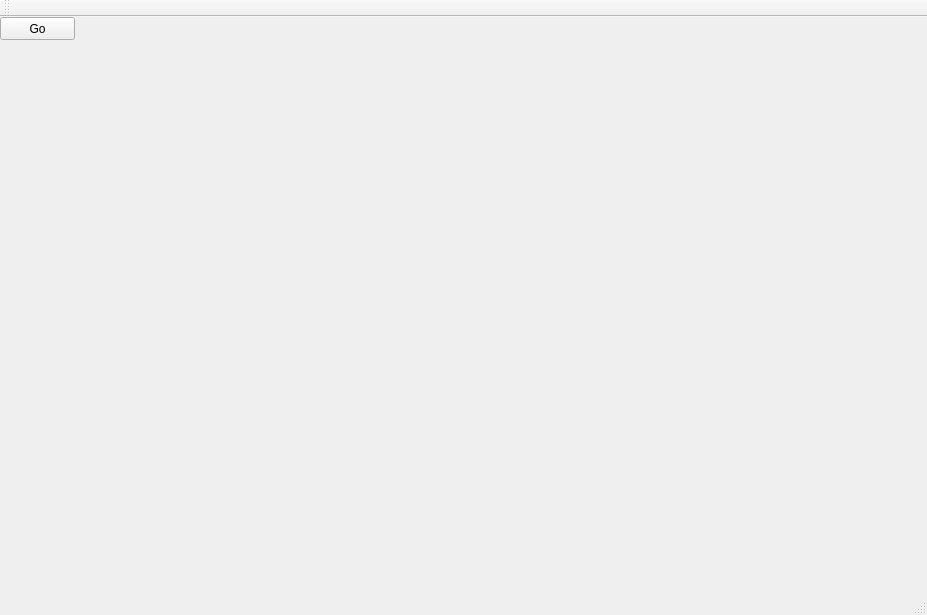
<?xml version="1.0" encoding="UTF-8"?>
<ui version="4.0">
 <class>MainWindow</class>
 <widget class="QMainWindow" name="MainWindow">
  <property name="geometry">
   <rect>
    <x>0</x>
    <y>0</y>
    <width>927</width>
    <height>615</height>
   </rect>
  </property>
  <property name="windowTitle">
   <string>MainWindow</string>
  </property>
  <widget class="QWidget" name="centralWidget">
   <widget class="QPushButton" name="pushButton">
    <property name="geometry">
     <rect>
      <x>0</x>
      <y>0</y>
      <width>75</width>
      <height>23</height>
     </rect>
    </property>
    <property name="text">
     <string>Go</string>
    </property>
   </widget>
  </widget>
  <widget class="QMenuBar" name="menuBar">
   <property name="geometry">
    <rect>
     <x>0</x>
     <y>0</y>
     <width>927</width>
     <height>21</height>
    </rect>
   </property>
  </widget>
  <widget class="QToolBar" name="mainToolBar">
   <attribute name="toolBarArea">
    <enum>TopToolBarArea</enum>
   </attribute>
   <attribute name="toolBarBreak">
    <bool>false</bool>
   </attribute>
  </widget>
  <widget class="QStatusBar" name="statusBar"/>
 </widget>
 <layoutdefault spacing="6" margin="11"/>
 <resources/>
 <connections/>
</ui>
